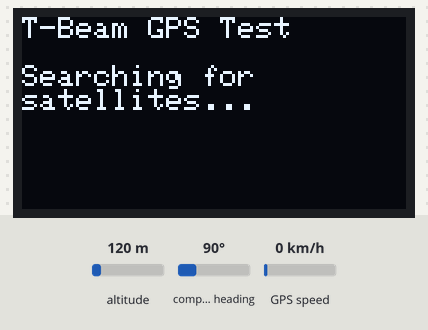
Bench run of a sketch on a simulated ESP32. Shown: 128×64 one-colour display. Inputs (shaded band) come from the test bench; at power-on: altitude 120 m, GPS speed 0 km/h, compass heading 90°. The GPS gets a fix after 3 s at 37.7749, -122.4194 with 8 satellites; what the sketch prints to the serial monitor is not drawn.

Above: at 1.1 s.
At 4.2 s:
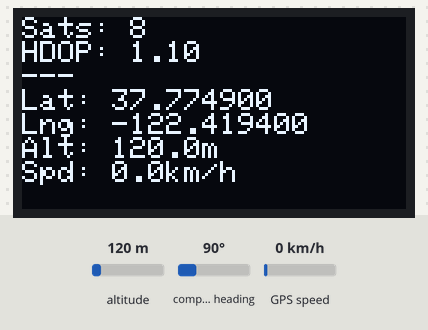
4.3 s: altitude set to 20 m
At 6.1 s:
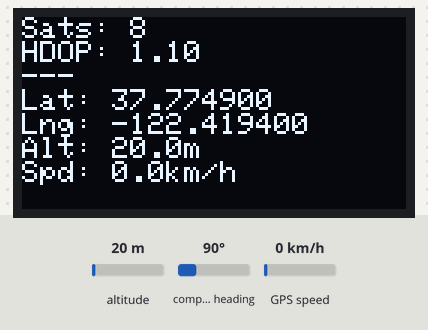
6.5 s: GPS speed set to 2 km/h
8.6 s: altitude set to 250 m
At 10.3 s:
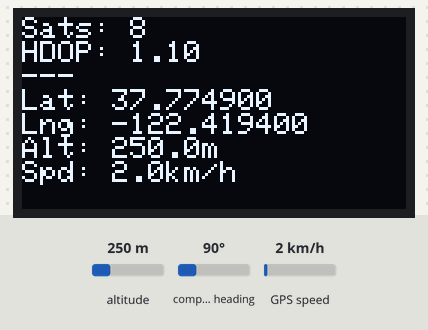
10.6 s: GPS speed set to 30 km/h
At 12.1 s:
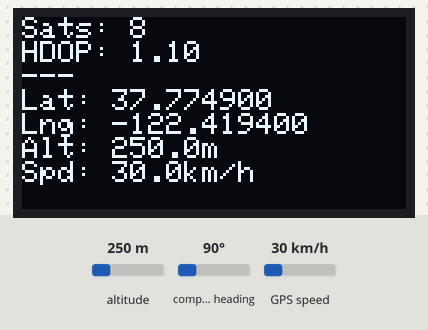
Timing chart, 0 to 13.6 s (numbered marks = the images above; inputs shaded):
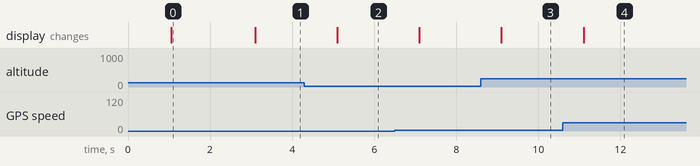

Measured:
- after the input at 4.3 s, the display: changes after 0.80 s (image 2)
- after the input at 8.6 s, the display: changes after 0.50 s (image 3)
- after the input at 10.6 s, the display: changes after 0.50 s (image 4)
- what the display in image 0 shows lasts 2.0 s, from 1.1 s to 3.1 s

The sketch:

tracker.ino
```cpp
/*
 * OLED Display + GPS Test for T-Beam
 * Uses SSD1306 128x64 OLED + NEO-6M/NEO-M8N GPS
 * SDA: Pin 21, SCL: Pin 22
 * GPS TX: Pin 12, GPS RX: Pin 34
 *
 * Required Libraries:
 * - Adafruit SSD1306
 * - Adafruit GFX Library
 * - TinyGPSPlus (Install via Library Manager)
 */

#include <Wire.h>
#include <Adafruit_GFX.h>
#include <Adafruit_SSD1306.h>
#include <TinyGPSPlus.h>
#include <HardwareSerial.h>

#define SCREEN_WIDTH 128
#define SCREEN_HEIGHT 64
#define OLED_RESET -1
#define SCREEN_ADDRESS 0x3C

// GPS pins for T-Beam
#define GPS_RX_PIN 34
#define GPS_TX_PIN 12

// Create objects
Adafruit_SSD1306 display(SCREEN_WIDTH, SCREEN_HEIGHT, &Wire, OLED_RESET);
TinyGPSPlus gps;
HardwareSerial GPS(1);  // Use UART1

unsigned long lastUpdate = 0;
int satellites = 0;
bool gpsDataReceived = false;

void setup() {
  Serial.begin(115200);
  delay(1000);

  Serial.println("T-Beam OLED + GPS Test");

  // Initialize I2C
  Wire.begin(21, 22);

  // Initialize display
  if(!display.begin(SSD1306_SWITCHCAPVCC, SCREEN_ADDRESS)) {
    Serial.println("SSD1306 allocation failed");
    for(;;);
  }

  Serial.println("OLED initialized!");

  // Initialize GPS
  GPS.begin(9600, SERIAL_8N1, GPS_RX_PIN, GPS_TX_PIN);
  Serial.println("GPS initialized, waiting for data...");

  // Show startup screen
  display.clearDisplay();
  display.setTextSize(1);
  display.setTextColor(SSD1306_WHITE);
  display.setCursor(0, 0);
  display.println("T-Beam GPS Test");
  display.println();
  display.println("Searching for");
  display.println("satellites...");
  display.display();

  delay(2000);
}

void loop() {
  // Read GPS data
  while (GPS.available() > 0) {
    char c = GPS.read();
    gps.encode(c);
    gpsDataReceived = true;
    // Uncomment to see raw NMEA data in Serial Monitor:
    // Serial.write(c);
  }

  // Update display every second
  if (millis() - lastUpdate > 1000) {
    lastUpdate = millis();
    updateDisplay();
  }
}

void updateDisplay() {
  display.clearDisplay();
  display.setTextSize(1);
  display.setTextColor(SSD1306_WHITE);
  display.setCursor(0, 0);

  if (!gpsDataReceived) {
    display.println("Waiting for GPS...");
    display.println();
    display.println("Check:");
    display.println("- Antenna connected");
    display.println("- Clear sky view");
    display.println("- Wait 30-60 sec");
    display.display();
    Serial.println("No GPS data received yet");
    return;
  }

  // Display GPS status
  display.print("Sats: ");
  display.println(gps.satellites.value());

  display.print("HDOP: ");
  if (gps.hdop.isValid())
    display.println(gps.hdop.hdop());
  else
    display.println("N/A");

  display.println("---");

  // Location
  if (gps.location.isValid()) {
    display.print("Lat: ");
    display.println(gps.location.lat(), 6);
    display.print("Lng: ");
    display.println(gps.location.lng(), 6);
  } else {
    display.println("Lat: ---");
    display.println("Lng: ---");
  }

  // Altitude
  display.print("Alt: ");
  if (gps.altitude.isValid()) {
    display.print(gps.altitude.meters(), 1);
    display.println("m");
  } else {
    display.println("---");
  }

  // Speed
  display.print("Spd: ");
  if (gps.speed.isValid()) {
    display.print(gps.speed.kmph(), 1);
    display.println("km/h");
  } else {
    display.println("---");
  }

  display.display();

  // Print to Serial Monitor
  Serial.print("Satellites: ");
  Serial.print(gps.satellites.value());
  if (gps.location.isValid()) {
    Serial.print(" | Lat: ");
    Serial.print(gps.location.lat(), 6);
    Serial.print(" | Lng: ");
    Serial.print(gps.location.lng(), 6);
    Serial.print(" | Alt: ");
    Serial.print(gps.altitude.meters(), 1);
    Serial.println("m");
  } else {
    Serial.println(" | No GPS fix yet");
  }
}
```
